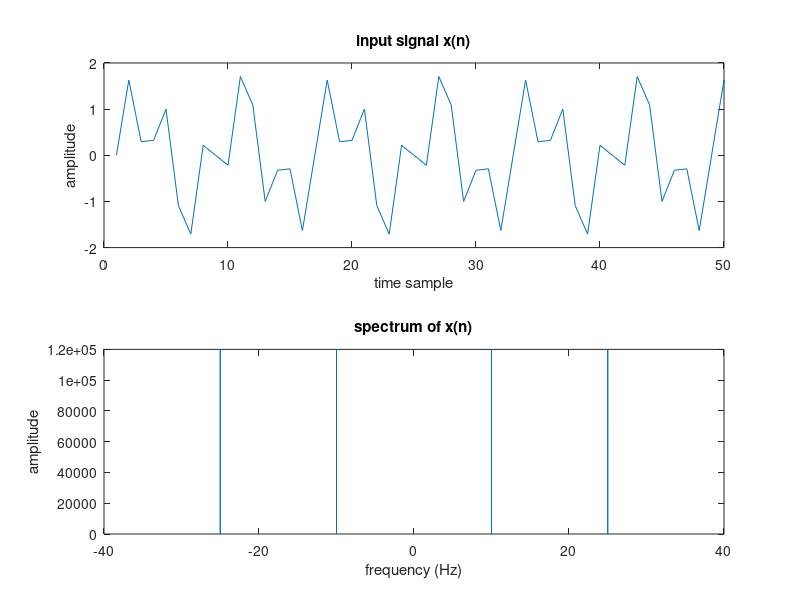

Write MATLAB code to recreate this figure. (Note: this script raises an error after producing the figure.)
clc;
clear all;
close all;

fs=80;
n=0:1/fs:2999-(1/fs);
x=sin(20*pi*n)+sin(50*pi*n);

xi=fftshift(fft(x));
N1=length(xi);
k11=(fs/N1)*(-N1/2:N1/2-1);

figure;
subplot(2,1,1)
plot(x)
xlim([0 50])
title('input signal x(n)')
xlabel('time sample')
ylabel('amplitude')
subplot(2,1,2)
plot(k11,abs(xi))
title('spectrum of x(n)')
xlabel('frequency (Hz)')
ylabel('amplitude')


%  decimation followed by inter polation 



% decimation (down samling) by 

fs1= fs/2;
x2=downsample(x,2);
disp("sampling frequency after down sampling(in Hz)= "+ num2str(fs1))
x_d=fftshift(fft(x2));
N1=length(x_d);
k1=(fs1/N1)*(-N1/2:N1/2-1);

figure;
subplot(2,1,1)
plot(x2)
title('x_n down sampled by 2 (x_d)')
xlabel('time sample')
ylabel('amplitude')
xlim([0 50])
subplot(2,1,2)
plot(k1,abs(x_d))
title('spectrum of down sampled signal ')
xlabel('frequency (Hz)')
ylabel('amplitude')

% --filter in f- domain 

wc=0.5;
%T1=length(x2);
T1=100;
h1=fir1(T1-1,wc,'low');
den=[1];
%x3=conv(h1,x2);
x3=filter(h1,den,x2);

x4=fftshift(fft(x3));
N2=length(x4);
k2=(fs/N2)*(-N2/2:N2/2-1);

figure;
subplot(2,1,1)
plot(x3)
title('low pass filter output ')
xlabel('time sample')
ylabel('amplitude')
xlim([0 50])
subplot(2,1,2)
plot(k2,abs(x4))
title('spectrum of lowpass filter output ')
xlabel('frequency (Hz)')
ylabel('amplitude')



%interpolation (up sampling)

x4=upsample(x3,3);
fs2=fs1*3;
disp("sampling frequency after up sampling(in Hz)= "+ num2str(fs2))
x_u=fftshift(fft(x4));
N1=length(x_u);
k1=(fs2/N1)*(-N1/2:N1/2-1);


figure;
subplot(2,1,1)
plot(x4)
title('x_n up sampled by 3 (x_u)')
xlabel('time sample')
ylabel('amplitude')
xlim([0 50])
subplot(2,1,2)
plot(k1,abs(x_u))
title('spectrum of up sampled signal ')





































































% % using resample function
% fs1=80*(3/2);
% 
% x2=resample(x,3,2);
% 
% 
% 
% xi=fftshift(fft(x));
% N1=length(xi);
% k11=(fs1/N1)*(-N1/2:N1/2-1);
% 
% figure;
% subplot(2,1,1)
% plot(x)
% xlim([0 50])
% title('input signal x(n)')
% subplot(2,1,2)
% plot(k11,abs(xi))
% title('spectrum of x(n)')








